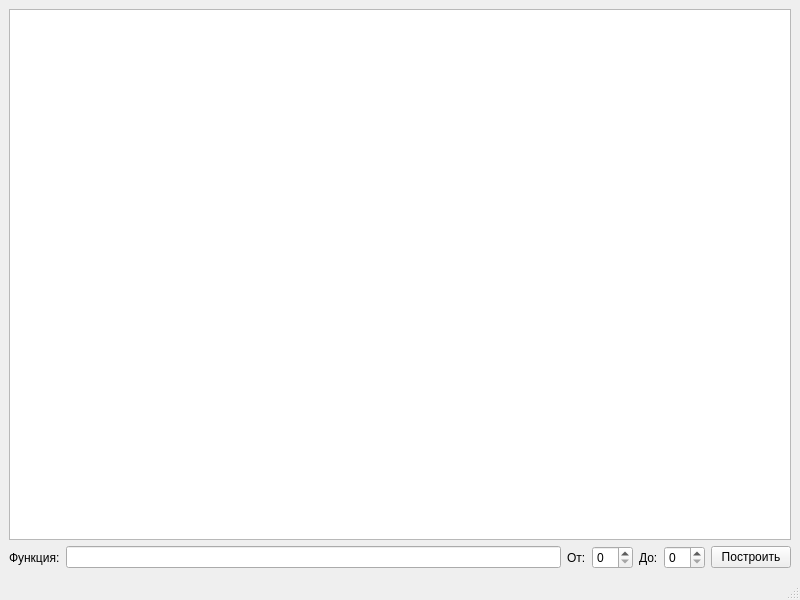
<?xml version="1.0" encoding="UTF-8"?>
<ui version="4.0">
 <class>MainWindow</class>
 <widget class="QMainWindow" name="MainWindow">
  <property name="geometry">
   <rect>
    <x>0</x>
    <y>0</y>
    <width>800</width>
    <height>600</height>
   </rect>
  </property>
  <property name="windowTitle">
   <string>MainWindow</string>
  </property>
  <property name="locale">
   <locale language="English" country="UnitedStates"/>
  </property>
  <widget class="QWidget" name="centralwidget">
   <layout class="QVBoxLayout" name="verticalLayout">
    <item>
     <widget class="PlotWidget" name="graphicsView"/>
    </item>
    <item>
     <layout class="QHBoxLayout" name="horizontalLayout">
      <item>
       <widget class="QLabel" name="label_3">
        <property name="text">
         <string>Функция:</string>
        </property>
       </widget>
      </item>
      <item>
       <widget class="QLineEdit" name="lineEdit"/>
      </item>
      <item>
       <widget class="QLabel" name="label">
        <property name="text">
         <string>От:</string>
        </property>
       </widget>
      </item>
      <item>
       <widget class="QSpinBox" name="spinBox"/>
      </item>
      <item>
       <widget class="QLabel" name="label_2">
        <property name="text">
         <string>До:</string>
        </property>
       </widget>
      </item>
      <item>
       <widget class="QSpinBox" name="spinBox_2"/>
      </item>
      <item>
       <widget class="QPushButton" name="pushButton">
        <property name="text">
         <string>Построить</string>
        </property>
       </widget>
      </item>
     </layout>
    </item>
   </layout>
  </widget>
  <widget class="QMenuBar" name="menubar">
   <property name="geometry">
    <rect>
     <x>0</x>
     <y>0</y>
     <width>800</width>
     <height>21</height>
    </rect>
   </property>
  </widget>
  <widget class="QStatusBar" name="statusbar"/>
 </widget>
 <customwidgets>
  <customwidget>
   <class>PlotWidget</class>
   <extends>QGraphicsView</extends>
   <header>pyqtgraph</header>
  </customwidget>
 </customwidgets>
 <resources/>
 <connections/>
</ui>
